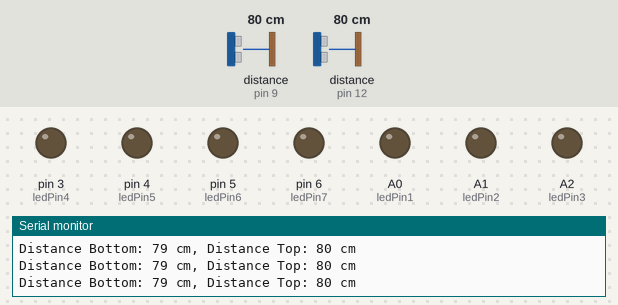
Recording of a sketch running on a simulated Arduino Uno, built with avr-gcc and run on an emulated ATmega328P. Parts: output pins drawn as LEDs (lit = HIGH), the last lines printed to the serial monitor. Wiring (inferred from the names in the program): 2 × ultrasonic range finder: trigger pin 8, echo pin 9 / trigger pin 11, echo pin 12. The inputs (shaded band) are chosen by the test bench; at power-on: distance to the obstacle (sensors on pin 9, pin 12) 80 cm. The echo pulse lasts 58.3 µs per cm; pins used as bus, display or sensor lines are not drawn.

Above: at 1.2 s.
1.3 s: distance to the obstacle (sensor on pin 9) set to 55 cm
2.8 s: distance to the obstacle (sensor on pin 9) set to 46 cm
At 3.9 s:
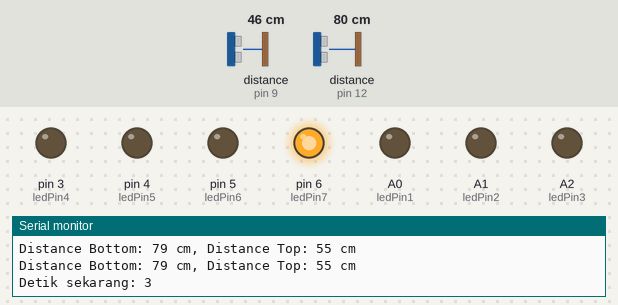
At 10.3 s:
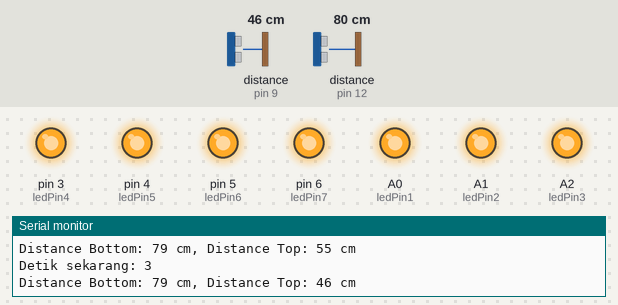
Timing chart, 0 to 11.8 s (numbered marks = the images above; inputs shaded):
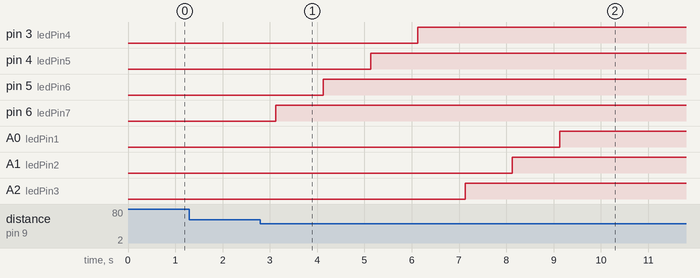

The sketch:

Final_Code.ino
```cpp
#define TRIGGER_PIN_TOP 8   // Pin trigger sensor ultrasonik atas
#define ECHO_PIN_TOP 9      // Pin echo sensor ultrasonik atas
#define TRIGGER_PIN_BOTTOM 11  // Pin trigger sensor ultrasonik bawah
#define ECHO_PIN_BOTTOM 12     // Pin echo sensor ultrasonik bawah
#define NUM_STEPS 14         // Jumlah anak tangga
#define LIGHT_ON_DELAY 15000 // Delay dalam milidetik sebelum mematikan lampu (30 detik)
#define LIGHT_DELAY 500      // Delay antara setiap lampu dalam milidetik (0.5 detik)

#define ledPin1 A0
#define ledPin2 A1
#define ledPin3 A2
#define ledPin4 3
#define ledPin5 4
#define ledPin6 5
#define ledPin7 6

int ledPins[] = {ledPin1, ledPin2, ledPin3, ledPin4, ledPin5, ledPin6, ledPin7};
unsigned long lastMotionTime = 0; // Waktu deteksi gerakan terakhir
// currentStep = 0;              // Langkah anak tangga saat ini
bool lightsOn = false;           // Status lampu

void setup() {
  pinMode(TRIGGER_PIN_TOP, OUTPUT);
  pinMode(ECHO_PIN_TOP, INPUT);
  pinMode(TRIGGER_PIN_BOTTOM, OUTPUT);
  pinMode(ECHO_PIN_BOTTOM, INPUT);
  for (int i = 0; i <= 6; i++) {
    pinMode(ledPins[i], OUTPUT); // Mengatur pin 6-12 sebagai output untuk lampu
  }
  Serial.begin(9600);
}

void loop() {
  bool motionDetectedBottom = motionDetected(TRIGGER_PIN_BOTTOM, ECHO_PIN_BOTTOM);
  bool motionDetectedTop = motionDetected(TRIGGER_PIN_TOP, ECHO_PIN_TOP);

  if (motionDetectedBottom == true) {
    // Ada gerakan terdeteksi
    lastMotionTime = millis();
    Serial.print("Detik sekarang: ");
    Serial.println(millis()/1000);

    turnOnLightsUpward();

  } else if (motionDetectedTop == true) {
    // Ada gerakan terdeteksi
    lastMotionTime = millis();
    Serial.print("Detik sekarang: ");
    Serial.println(millis()/1000);

    turnOnLightsDownward();
    // if (lightsOn = false) {
    //   turnOnLights();
    // }
  } else {
    // Tidak ada gerakan terdeteksi
    if (lightsOn && millis() - lastMotionTime >= LIGHT_ON_DELAY) {
      turnOffLights();
    }
  }

  // Membaca dan menampilkan jarak dari kedua sensor ultrasonik pada Serial Monitor
  long distanceBottom = getDistance(TRIGGER_PIN_BOTTOM, ECHO_PIN_BOTTOM);
  long distanceTop = getDistance(TRIGGER_PIN_TOP, ECHO_PIN_TOP);
  Serial.print("Distance Bottom: ");
  Serial.print(distanceBottom);
  Serial.print(" cm, Distance Top: ");
  Serial.print(distanceTop);
  Serial.println(" cm");
  delay(500); // Tunggu 1 detik sebelum membaca lagi
}

bool motionDetected(int triggerPin, int echoPin) {
  digitalWrite(triggerPin, LOW);
  delayMicroseconds(2);
  digitalWrite(triggerPin, HIGH);
  delayMicroseconds(10);
  digitalWrite(triggerPin, LOW);
  long duration = pulseIn(echoPin, HIGH);
  long distance = (duration / 2) / 29.1; // Menghitung jarak dalam cm
  return (distance < 50); // Ubah angka ini sesuai dengan jarak yang ingin Anda deteksi
}

long getDistance(int triggerPin, int echoPin) {
  digitalWrite(triggerPin, LOW);
  delayMicroseconds(2);
  digitalWrite(triggerPin, HIGH);
  delayMicroseconds(10);
  digitalWrite(triggerPin, LOW);
  long duration = pulseIn(echoPin, HIGH);
  long distance = (duration / 2) / 29.1; // Menghitung jarak dalam cm
  return distance;
}

void turnOnLightsUpward() {
  for (int i = 0; i <= 6; i++) {
    digitalWrite(ledPins[i], HIGH);
    delay(1000); //
  }
  lightsOn = true;
  // currentStep = 6; // Setel langkah saat ini ke 6 (lampu pertama)
}

void turnOnLightsDownward() {
  for (int i = 6; i >= 0; i--) {
    digitalWrite(ledPins[i], HIGH);
    delay(1000); //
  }
  lightsOn = true;
  // currentStep = 6; // Setel langkah saat ini ke 6 (lampu pertama)
}

void turnOffLights() {
  for (int i = 0; i <= 6; i++) {
    digitalWrite(ledPins[i], LOW); // Matikan semua lampu
  }
  lightsOn = false;
}
```

Measured:
- the behaviour switches between 51 and 50 cm on distance to the obstacle (sensor on pin 9) (found by bisection; images 0 and 1)
- after the input at 2.8 s, pin 3 (ledPin4): LOW → HIGH after 3.3 s; pin 4 (ledPin5): LOW → HIGH after 2.3 s; pin 5 (ledPin6): LOW → HIGH after 1.3 s; pin 6 (ledPin7): LOW → HIGH after 0.33 s; A0 (ledPin1): LOW → HIGH after 6.3 s
